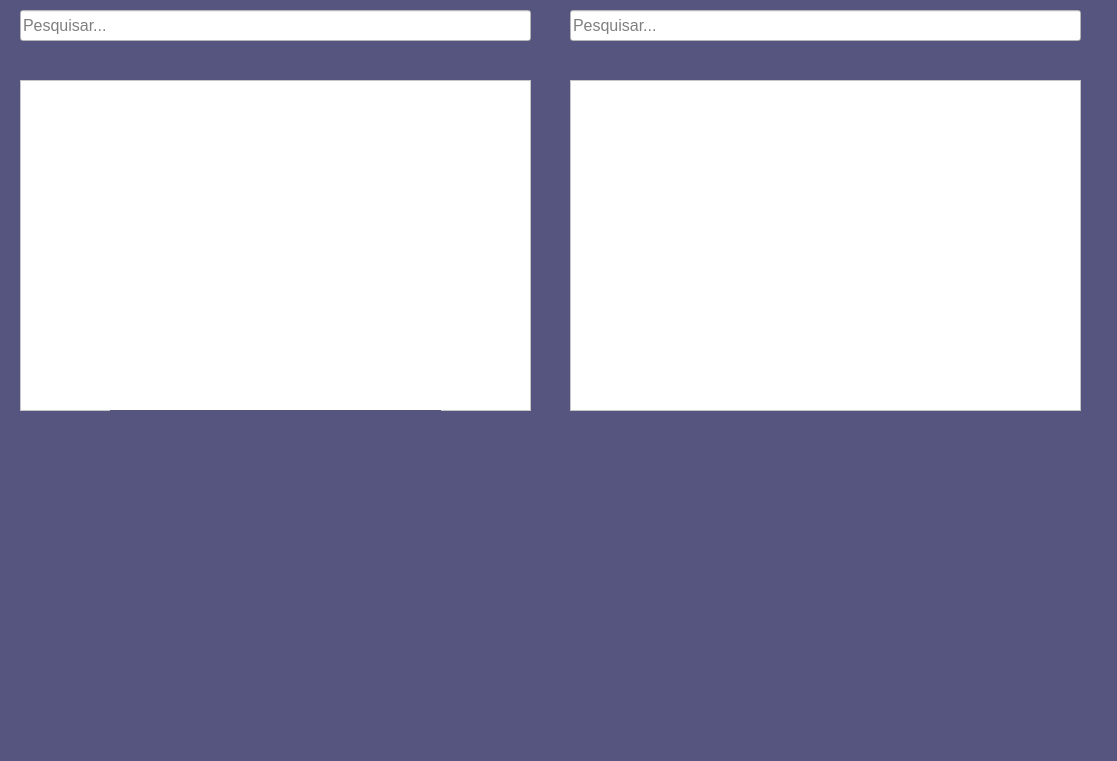
<?xml version="1.0" encoding="UTF-8"?>
<ui version="4.0">
 <class>MainWindow</class>
 <widget class="QMainWindow" name="MainWindow">
  <property name="geometry">
   <rect>
    <x>0</x>
    <y>0</y>
    <width>1117</width>
    <height>761</height>
   </rect>
  </property>
  <property name="windowTitle">
   <string>MainWindow</string>
  </property>
  <property name="styleSheet">
   <string notr="true">background-color: rgb(85, 85, 127);</string>
  </property>
  <widget class="QWidget" name="centralwidget">
   <widget class="QLineEdit" name="lineEdit">
    <property name="geometry">
     <rect>
      <x>20</x>
      <y>10</y>
      <width>511</width>
      <height>31</height>
     </rect>
    </property>
    <property name="font">
     <font>
      <family>Arial</family>
      <pointsize>12</pointsize>
     </font>
    </property>
    <property name="styleSheet">
     <string notr="true">background-color: rgb(255, 255, 255);</string>
    </property>
    <property name="placeholderText">
     <string>Pesquisar...</string>
    </property>
   </widget>
   <widget class="QTableView" name="tableView">
    <property name="geometry">
     <rect>
      <x>20</x>
      <y>80</y>
      <width>511</width>
      <height>331</height>
     </rect>
    </property>
    <property name="maximumSize">
     <size>
      <width>511</width>
      <height>361</height>
     </size>
    </property>
    <property name="font">
     <font>
      <family>Arial</family>
      <pointsize>12</pointsize>
     </font>
    </property>
    <property name="whatsThis">
     <string>&lt;html&gt;&lt;head/&gt;&lt;body&gt;&lt;p&gt;&lt;br/&gt;&lt;/p&gt;&lt;/body&gt;&lt;/html&gt;</string>
    </property>
    <property name="styleSheet">
     <string notr="true">background-color: rgb(255, 255, 255);</string>
    </property>
   </widget>
   <widget class="QLineEdit" name="lineEdit_2">
    <property name="geometry">
     <rect>
      <x>570</x>
      <y>10</y>
      <width>511</width>
      <height>31</height>
     </rect>
    </property>
    <property name="font">
     <font>
      <family>Arial</family>
      <pointsize>12</pointsize>
     </font>
    </property>
    <property name="styleSheet">
     <string notr="true">background-color: rgb(255, 255, 255);</string>
    </property>
    <property name="placeholderText">
     <string>Pesquisar...</string>
    </property>
   </widget>
   <widget class="QLabel" name="label_2">
    <property name="geometry">
     <rect>
      <x>650</x>
      <y>410</y>
      <width>331</width>
      <height>311</height>
     </rect>
    </property>
    <property name="text">
     <string/>
    </property>
    <property name="pixmap">
     <pixmap>img/DC_logo.png</pixmap>
    </property>
    <property name="scaledContents">
     <bool>true</bool>
    </property>
   </widget>
   <widget class="QTableView" name="tableView_2">
    <property name="geometry">
     <rect>
      <x>570</x>
      <y>80</y>
      <width>511</width>
      <height>331</height>
     </rect>
    </property>
    <property name="maximumSize">
     <size>
      <width>511</width>
      <height>361</height>
     </size>
    </property>
    <property name="font">
     <font>
      <family>Arial</family>
      <pointsize>12</pointsize>
     </font>
    </property>
    <property name="whatsThis">
     <string>&lt;html&gt;&lt;head/&gt;&lt;body&gt;&lt;p&gt;&lt;br/&gt;&lt;/p&gt;&lt;/body&gt;&lt;/html&gt;</string>
    </property>
    <property name="styleSheet">
     <string notr="true">background-color: rgb(255, 255, 255);</string>
    </property>
   </widget>
   <widget class="QLabel" name="label">
    <property name="geometry">
     <rect>
      <x>110</x>
      <y>410</y>
      <width>331</width>
      <height>301</height>
     </rect>
    </property>
    <property name="text">
     <string/>
    </property>
    <property name="pixmap">
     <pixmap>img/logo-marvel.webp</pixmap>
    </property>
    <property name="scaledContents">
     <bool>true</bool>
    </property>
   </widget>
  </widget>
  <widget class="QMenuBar" name="menubar">
   <property name="geometry">
    <rect>
     <x>0</x>
     <y>0</y>
     <width>1117</width>
     <height>17</height>
    </rect>
   </property>
   <property name="font">
    <font>
     <pointsize>6</pointsize>
    </font>
   </property>
  </widget>
  <widget class="QStatusBar" name="statusbar">
   <property name="font">
    <font>
     <pointsize>12</pointsize>
    </font>
   </property>
  </widget>
 </widget>
 <resources/>
 <connections/>
</ui>
